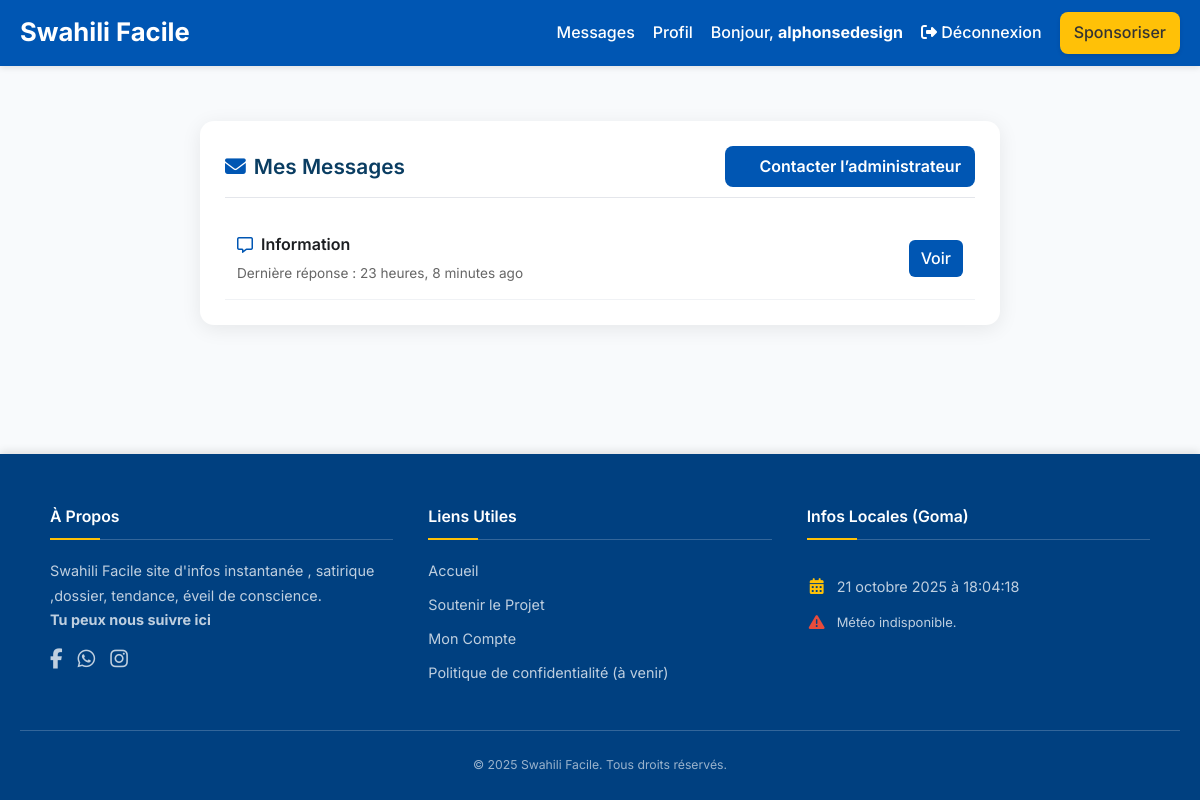
/messages/ (signed in), run on the app's committed database.
### utilisateurs/models.py (models this page shows, shortened)
class UtilisateurPerso(AbstractBaseUser, PermissionsMixin):
    nom_utilisateur = models.CharField(
        max_length=150,
        unique=True,
        verbose_name="Nom d'utilisateur"
    )
    numero_telephone = models.CharField(
        max_length=20,
        unique=True,
        verbose_name="Numéro de téléphone"
    )
    photo_profil = models.ImageField(
        upload_to='profils/',
        null=True,
        blank=True,
        verbose_name="Photo de profil"
    )
    biographie = models.TextField(
        max_length=250, # Limite de 250 caractères
        blank=True,
        null=True,
        verbose_name="Biographie"
    )
    lien_facebook = models.URLField(
        max_length=255,
        blank=True,
        null=True,
        verbose_name="Lien Facebook"
    )
    lien_whatsapp = models.CharField( # On utilise CharField pour les numéros WhatsApp
        max_length=20,
        blank=True,
        null=True,
        verbose_name="Numéro WhatsApp (ex: +243...)"
    )
    lien_instagram = models.URLField(
        max_length=255,
        blank=True,
        null=True,
        verbose_name="Lien Instagram"
    )
    is_active = models.BooleanField(default=True)
    is_staff = models.BooleanField(default=False)
    is_superuser = models.BooleanField(default=False)
    date_inscription = models.DateTimeField(auto_now_add=True)
    USERNAME_FIELD = 'nom_utilisateur'
    REQUIRED_FIELDS = ['numero_telephone']
    objects = UtilisateurPersoManager()

### messagerie/models.py (models this page shows, shortened)
class FilDeDiscussion(models.Model):
    visiteur = models.ForeignKey(
        User,
        on_delete=models.CASCADE,
        related_name='fils_de_discussion',
        limit_choices_to={'is_staff': False}
    )
    sujet = models.CharField(max_length=255, default="Contact (pas de sujet)")
    cree_le = models.DateTimeField(auto_now_add=True)
    dernier_message = models.DateTimeField(auto_now=True)
    lu_par_admin = models.BooleanField(default=False)
    lu_par_visiteur = models.BooleanField(default=True)
    class Meta:
        ordering = ['-dernier_message']

### messagerie/views.py (the view)
# urls.py: path('', views.inbox_view, name='inbox'),
@login_required # Toutes les vues ici nécessitent une connexion
def inbox_view(request):
    fils_de_discussion = FilDeDiscussion.objects.filter(visiteur=request.user)
    context = {
        'fils_de_discussion': fils_de_discussion
    }
    return render(request, 'messagerie/inbox.html', context)

### core/context_processors.py (called while the page is built)
def slider_publications(request):
    posts_pour_slider = Publication.objects.filter(
        image__isnull=False   # Doit avoir une image
    ).exclude(
        image=''              # Ne doit pas être une image vide
    ).order_by(
        '-epingle',           # Les épinglés en premier
        '-date_creation'      # Puis les plus récents
    )[:3]                     # On prend les 3 premiers
    return {
        'slider_publications': posts_pour_slider
    }

### templates/messagerie/inbox.html (shortened to what this page needs)
{% extends 'base.html' %}
{% block content %}
<div class="inbox-container">
    <div class="inbox-header">
        <h1><i class="fa-solid fa-envelope"></i> Mes Messages</h1>
        <a href="{% url 'messagerie:new_thread' %}" class="btn-nouveau">
            <i class="fa-solid fa-plus"></i> Contacter l’administrateur
        </a>
    </div>
    <ul class="message-list">
        {% for fil in fils_de_discussion %}
            <li class="message-item">
                <div class="message-info">
                    <span class="message-sujet">
                        <i class="fa-regular fa-message"></i> {{ fil.sujet }}
                    </span>
                    <span class="message-meta">
                        Dernière réponse : {{ fil.dernier_message|timesince }} ago
                    </span>
                </div>
                <a href="{% url 'messagerie:thread_detail' fil_id=fil.id %}" class="btn-view">
                    Voir
                </a>
            </li>
        {% empty %}
            <li class="empty-inbox">
                <i class="fa-regular fa-envelope-open"></i>
                Vous n’avez aucune discussion.
            </li>
        {% endfor %}
    </ul>
</div>
{% endblock %}

### templates/base.html (shortened to what this page needs)
<!DOCTYPE html>
<html lang="sw">
<head>
    <link rel="stylesheet" href="https://cdnjs.cloudflare.com/ajax/libs/font-awesome/6.5.2/css/all.min.css">
</head>
<body class="">
    <nav class="navbar">
        <a href="{% url 'core:home' %}" class="logo">Swahili Facile</a>
        <div class="nav-links" id="nav-links">
            {% if request.user.is_authenticated %}
                {% if not request.user.is_staff %}
                <a href="{% url 'messagerie:inbox' %}" title="Mes Messages">Messages</a>
                {% endif %}
                <a href="{% url 'utilisateurs:profil' %}" title="Mon Profil">Profil</a>
                <span>Bonjour, <strong>{{ request.user.nom_utilisateur }}</strong>{% if request.user.is_staff %}<i class="fa-solid fa-circle-check verified-badge" title="Admin"></i>{% endif %}</span>
                <form action="{% url 'utilisateurs:deconnexion' %}" method="post" style="display: inline;">
                    <button type="submit" title="Se déconnecter" style="background:none; border:none; color:white; font-weight:500; cursor:pointer; font-family:inherit; font-size:inherit; padding:0; margin:0;">
                       <i class="fas fa-sign-out-alt"></i> Déconnexion
                    </button>
                </form>
            {% else %}
                <a href="{% url 'utilisateurs:connexion' %}">Connexion</a>
                <a href="{% url 'utilisateurs:inscription' %}">Inscription</a>
            {% endif %}
            <a href="{% url 'core:sponsor' %}" class="btn-sponsor">Sponsoriser</a>
        </div>
    </nav>
    <main class="main-container">
        {% block content %}{% endblock %}
    </main>
    <footer class="app-footer">
        <div class="footer-content">
            <div class="footer-section">
                <h4>À Propos</h4>
                <p>Swahili Facile site d'infos instantanée , satirique ,dossier, tendance, éveil de conscience.</p>
                <p><b>Tu peux nous suivre ici </b></p>
                <div class="social-icons">
                    <a href="https://web.facebook.com/profile.php?id=100069695329120" target="_blank" title="Facebook"><i class="fab fa-facebook-f"></i></a>
                    <a href="https://whatsapp.com/channel/0029Vb6VcKA2v1IzDIsuHH2J" target="_blank" title="WhatsApp"><i class="fab fa-whatsapp"></i></a>
                    <a href="https://instagram.com/votrepage" target="_blank" title="Instagram"><i class="fab fa-instagram"></i></a>
                </div>
            </div>
            <div class="footer-section">
                <h4>Liens Utiles</h4>
                <ul>
                    <li><a href="{% url 'core:home' %}">Accueil</a></li>
                    <li><a href="{% url 'core:sponsor' %}">Soutenir le Projet</a></li>
                    <li><a href="{% if request.user.is_authenticated %}{% url 'utilisateurs:profil' %}{% else %}{% url 'utilisateurs:connexion' %}{% endif %}">Mon Compte</a></li>
                    <li><a href="#">Politique de confidentialité (à venir)</a></li>
                </ul>
            </div>
            <div class="footer-section time-weather-section">
                 <h4>Infos Locales (Goma)</h4>
                 <div id="footer-time" class="time-weather-item">
                 </div>
                 <div id="footer-weather" class="time-weather-item">
                 </div>
            </div>
        </div>
        <div class="footer-bottom">
            &copy; {% now "Y" %} Swahili Facile. Tous droits réservés.
        </div>
    </footer>
</body>
</html>

### templates/base.html (style rules this page uses)
:root { --primary-color: #0056b3; --primary-hover: #004494; --secondary-color: #6c757d; --background-color: #f8fafc; --text-dark: #212529; --text-light: #f8f9fa; --card-bg: #ffffff; --shadow: 0 4px 12px rgba(0,0,0,0.08); --border-color: #dee2e6; --accent-color: #ffc107; --nav-bg-color: #0056b3; --nav-text-color: #ffffff; --footer-bg-color: #004080; --footer-text-color: rgba(255, 255, 255, 0.75); --footer-heading-color: #ffffff; --footer-link-hover: #ffffff; --footer-border-color: rgba(255, 255, 255, 0.2); --link-color: #0056b3; --link-hover-color: #004494; --verified-badge-color: #007bff; }
* { margin: 0; padding: 0; box-sizing: border-box; }
body { font-family: 'Inter', sans-serif; background-color: var(--background-color); color: var(--text-dark); line-height: 1.6; display: flex; flex-direction: column; min-height: 100vh; transition: background-color 0.3s ease, color 0.3s ease; }
a { color: var(--link-color); text-decoration: none; transition: color 0.2s ease; }
.navbar { background-color: var(--nav-bg-color); color: var(--nav-text-color); display: flex; justify-content: space-between; align-items: center; padding: 12px 20px; position: sticky; top: 0; z-index: 1000; box-shadow: 0 2px 6px rgba(0, 0, 0, 0.1); transition: background-color 0.3s ease; }
.navbar .logo { font-size: 1.6em; font-weight: 700; color: var(--nav-text-color); text-decoration: none; }
.nav-links { display: flex; align-items: center; gap: 18px; }
.nav-links a, .nav-links span { color: var(--nav-text-color); text-decoration: none; font-weight: 500; transition: color 0.3s ease; }
.btn-sponsor { background-color: var(--accent-color); color: #333 !important; padding: 8px 14px; border-radius: 8px; font-weight: bold; box-shadow: 0 2px 4px rgba(0,0,0,0.1); transition: transform 0.2s ease, background-color 0.3s ease; white-space: nowrap; }
.main-container { flex-grow: 1; max-width: 1100px; width: 100%; margin: 25px auto; padding: 0 15px; animation: fadeIn 1s ease-in; }
.app-footer { background-color: var(--footer-bg-color); color: var(--footer-text-color); padding: 50px 20px 25px 20px; margin-top: auto; box-shadow: 0 -3px 8px rgba(0,0,0,0.1); font-size: 0.9em; transition: background-color 0.3s ease; }
.footer-content { max-width: 1100px; margin: 0 auto; display: grid; grid-template-columns: repeat(auto-fit, minmax(240px, 1fr)); gap: 35px; margin-bottom: 35px; }
.footer-section h4 { color: var(--footer-heading-color); font-weight: 600; font-size: 1.1em; margin-bottom: 1.2rem; padding-bottom: 0.6rem; border-bottom: 1px solid var(--footer-border-color); position: relative; }
.footer-section h4::after { content: ''; position: absolute; bottom: -1px; left: 0; width: 50px; height: 2px; background-color: var(--accent-color); }
.footer-section p, .footer-section ul { list-style: none; padding: 0; margin: 0; line-height: 1.7; }
.footer-section ul li { margin-bottom: 0.6rem; }
.footer-section a { color: var(--footer-text-color); text-decoration: none; transition: color 0.2s ease; }
.time-weather-section { display: flex; flex-direction: column; gap: 1rem; }
.time-weather-item { display: flex; align-items: center; gap: 10px; }
.social-icons { display: flex; gap: 15px; margin-top: 10px; }
.social-icons a { color: var(--footer-text-color); font-size: 1.4em; transition: color 0.3s ease, transform 0.3s ease; }
.footer-bottom { text-align: center; border-top: 1px solid var(--footer-border-color); padding-top: 1.5rem; font-size: 0.85em; color: rgba(255, 255, 255, 0.6); }

### data on the page
UtilisateurPerso: user.nom_utilisateur "alphonsedesign"
FilDeDiscussion: sujet "Information", dernier_message "23 heures, 8 minutes"
